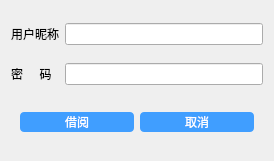
<?xml version="1.0" encoding="UTF-8"?>
<ui version="4.0">
 <class>Dlg_BR</class>
 <widget class="QDialog" name="Dlg_BR">
  <property name="geometry">
   <rect>
    <x>0</x>
    <y>0</y>
    <width>274</width>
    <height>161</height>
   </rect>
  </property>
  <property name="windowTitle">
   <string>Dialog</string>
  </property>
  <property name="styleSheet">
   <string notr="true">QPushButton{border-radius:4px;background:#409eff;color:white;font-size:12px;}
QWidget#bg{background:white;}</string>
  </property>
  <layout class="QGridLayout" name="gridLayout">
   <item row="1" column="0">
    <widget class="QLabel" name="label_3">
     <property name="text">
      <string>密     码</string>
     </property>
    </widget>
   </item>
   <item row="0" column="0">
    <widget class="QLabel" name="label_2">
     <property name="text">
      <string>用户昵称</string>
     </property>
    </widget>
   </item>
   <item row="0" column="1">
    <widget class="QLineEdit" name="le_user"/>
   </item>
   <item row="2" column="0" colspan="2">
    <widget class="QWidget" name="widget" native="true">
     <property name="minimumSize">
      <size>
       <width>0</width>
       <height>0</height>
      </size>
     </property>
     <property name="maximumSize">
      <size>
       <width>16777215</width>
       <height>35</height>
      </size>
     </property>
     <layout class="QGridLayout" name="gridLayout_2">
      <item row="0" column="0">
       <widget class="QPushButton" name="btn_borrow">
        <property name="minimumSize">
         <size>
          <width>10</width>
          <height>20</height>
         </size>
        </property>
        <property name="text">
         <string>借阅</string>
        </property>
        <property name="name" stdset="0">
         <string>btn</string>
        </property>
       </widget>
      </item>
      <item row="0" column="1">
       <widget class="QPushButton" name="btn_cancel">
        <property name="minimumSize">
         <size>
          <width>10</width>
          <height>20</height>
         </size>
        </property>
        <property name="text">
         <string>取消</string>
        </property>
        <property name="name" stdset="0">
         <string>btn</string>
        </property>
       </widget>
      </item>
     </layout>
    </widget>
   </item>
   <item row="1" column="1">
    <widget class="QLineEdit" name="le_password"/>
   </item>
  </layout>
 </widget>
 <resources/>
 <connections/>
</ui>
